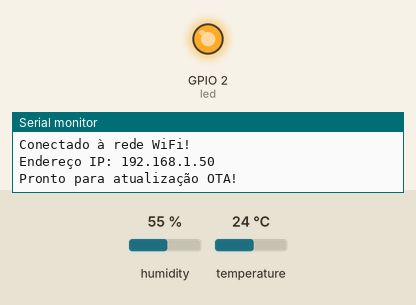
A sketch run on a simulated ESP8266 (NodeMCU). On the bench: output pins drawn as LEDs (lit = HIGH), the last lines printed to the serial monitor. The inputs (shaded band) are chosen by the test bench; at power-on: humidity 55 %, temperature 24 °C. WiFi joins after 1.5 s; servers stay silent unless stated; storage starts empty; no MQTT or app messages arrive unless stated.

Above: at 3.2 s.
At 5.07 s:
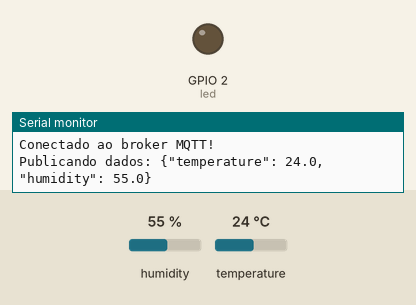
Timing chart, 0 to 8.0 s (numbered marks = the images above):
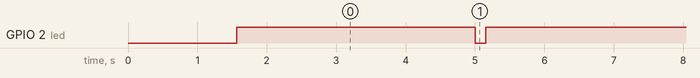

Measured:
- by itself, GPIO 2 (led): repeats every 5.0 s: LOW 0.15 s, HIGH 4.8 s

The sketch:

esp8266_mqtt.ino
```cpp
/*
 * Projeto: Sensor DHT11 + MQTT Atividades Extensionistas Uninter
 * Autor: Julio C. M. Silveira
 * Versão: 0.0.5
 * Data: 27/04/2024
 * UltimA modificação: 09/08/2024
 *
*/

#include <ESP8266WiFi.h>
#include <WiFiManager.h>
#include <PubSubClient.h>
#include <DHT.h>
#include <ArduinoOTA.h>
#include <FS.h> // Biblioteca para SPIFFS

// Configuração do sensor DHT11
#define DHTPIN 4
#define led 2
#define DHTTYPE DHT11

// Configurações do broker MQTT
const char* mqttServer = "mqtt.eclipseprojects.io";
const int mqttPort = 1883;
const char* mqttUser = "iot.eclipse.org";
const char* mqttTopic = "esp8266/data";
int ledOtaUpdate = 1;

WiFiClient espClient;
PubSubClient client(espClient);
DHT dht(DHTPIN, DHTTYPE);
String otaPassword = "ArduinoOTA"; // Senha OTA padrão *ArduinoOTA

void setup() {
  Serial.begin(115200);
  delay(10);

  pinMode(led, OUTPUT);
  digitalWrite(led, LOW);

  // Inicializa o SPIFFS
  if (!SPIFFS.begin()) {
    Serial.println("Erro ao montar o sistema de arquivos SPIFFS!");
    return;
  }

  // Carrega a senha OTA do SPIFFS
  loadOTAPassword();

  // Configuração do WiFiManager
  WiFiManager wifiManager;
  wifiManager.setConfigPortalTimeout(300); // Fecha o portal após 5 minutos se não for usado
  if (!wifiManager.autoConnect("ESP8266-Config-WIFI")) {
    Serial.println("Falha ao conectar e tempo limite alcançado!");
    ESP.reset();
    delay(1000);
  }

  Serial.println("Conectado à rede WiFi!");
  Serial.print("Endereço IP: ");
  Serial.println(WiFi.localIP());

  // Inicializa o cliente MQTT
  client.setServer(mqttServer, mqttPort);

  // Inicializa o sensor DHT
  dht.begin();

  // Configuração do ArduinoOTA
  ArduinoOTA.setPassword(otaPassword.c_str());  // Define a senha OTA carregada
  ArduinoOTA.onStart([]() {
    String type = (ArduinoOTA.getCommand() == U_FLASH) ? "sketch" : "filesystem";
    Serial.println("Iniciando atualização via OTA: " + type);
  });

  ArduinoOTA.onEnd([]() {
    Serial.println("Atualização OTA finalizada!");
    ledOtaUpdateEnd();
  });

  ArduinoOTA.onProgress([](unsigned int progress, unsigned int total) {
    Serial.printf("Progresso: %u%%\n", (progress / (total / 100)));
    digitalWrite(led, !digitalRead(led)); // led pisca quando atualiza via Wifi
  });

  ArduinoOTA.onError([](ota_error_t error) {
    Serial.printf("Erro [%u]: ", error);
    if (error == OTA_AUTH_ERROR) Serial.println("Erro de autenticação");
    else if (error == OTA_BEGIN_ERROR) Serial.println("Erro de inicialização");
    else if (error == OTA_CONNECT_ERROR) Serial.println("Erro de conexão");
    else if (error == OTA_RECEIVE_ERROR) Serial.println("Erro de recepção");
    else if (error == OTA_END_ERROR) Serial.println("Erro de finalização");
  });

  ArduinoOTA.begin();
  Serial.println("Pronto para atualização OTA!");
}

void reconnect() {
  while ((!client.connected()) & (WiFi.status() == WL_CONNECTED)) {
    Serial.println("Conectando ao broker MQTT...");

    if (client.connect("ESP8266Client")) {
      Serial.println("Conectado ao broker MQTT!");
    } else {
      Serial.print("Falha na conexão ao broker MQTT, rc=");
      Serial.print(client.state());
      Serial.println(" Tentando novamente em 5 segundos...");
      delay(5000);
    }
  }
}

float humidity;
float temperature;
unsigned long currentMillis;
const long interval = 5000;
unsigned long previousMillis = 0;
const long intervalLedOff = 150;
unsigned long previousMillisLedOff = 0;
int ledState = LOW;
char payload[100];

void loop() {
  ArduinoOTA.handle();  // Verifica se há uma atualização OTA em andamento

  // Verifica se esta conectado
  while (WiFi.status() != WL_CONNECTED) {
    Serial.println("Perca de rede, aguardando conexao");
    int blink = 480;
    // aguarda a conexao e pisca o led
    for (int i = 0; i <= blink; i++) {
      digitalWrite(led, !digitalRead(led));
      delay(250);
      if(WiFi.status() == WL_CONNECTED){
        blink = 0;
        Serial.println("Conexao restabelecida");
        return;
      }
    }
    //se passar 120 segundos reseta o ESP8266
    Serial.println("Reiniciando...");
    ESP.reset();
  }

  humidity = dht.readHumidity();
  temperature = dht.readTemperature();

  if (isnan(humidity) || isnan(temperature)) {
    Serial.println("Falha ao ler o sensor DHT!");
    delay(500);
    digitalWrite(led, LOW);
    delay(500);
    digitalWrite(led, HIGH);
    return;
  }

  snprintf(payload, sizeof(payload), "{\"temperature\": %.1f, \"humidity\": %.1f}", temperature, humidity);

  run();
}

void run(void){
  currentMillis = millis();

  if (currentMillis - previousMillis >= interval) {
    previousMillis = currentMillis;
    previousMillisLedOff = currentMillis;
    digitalWrite(led, LOW);
    checkAndPublishMQTT(); // publica os dados
  }

  if ((currentMillis - previousMillisLedOff >= intervalLedOff) && (digitalRead(led) == 0)) {
    digitalWrite(led, HIGH);
  }
}

void checkAndPublishMQTT(void){
  if (!client.connected()) {
    reconnect();
  }
  client.loop();
  Serial.print("Publicando dados: ");
  Serial.println(payload);
  client.publish(mqttTopic, payload);
}

// Função para carregar a senha OTA do SPIFFS
void loadOTAPassword() {
  File f = SPIFFS.open("/otapass.txt", "r");
  if (!f) {
    Serial.println("Nenhuma senha OTA armazenada, usando a senha padrão.");
  } else {
    otaPassword = f.readString();
    Serial.println("Senha OTA carregada do SPIFFS: " + otaPassword);
    f.close();
  }
}

// Função para salvar a senha OTA no SPIFFS (chame isso quando quiser mudar a senha)
void saveOTAPassword(String newPassword) {
  File f = SPIFFS.open("/otapass.txt", "w");
  if (!f) {
    Serial.println("Erro ao abrir o arquivo para gravação.");
  } else {
    f.print(newPassword);
    otaPassword = newPassword;
    Serial.println("Nova senha OTA salva no SPIFFS: " + otaPassword);
    f.close();
  }
}

/* Indicaçao visual que a atualizaçao do
 * firmware via OTA foi concluida com sucesso
*/
void ledOtaUpdateEnd(void){
  digitalWrite(led, LOW);
  delay(250);
  for (int i = 0; i <= 10; i++) {
    digitalWrite(led, !digitalRead(led));
    delay(180);
  }
  digitalWrite(led, HIGH);
}
```
